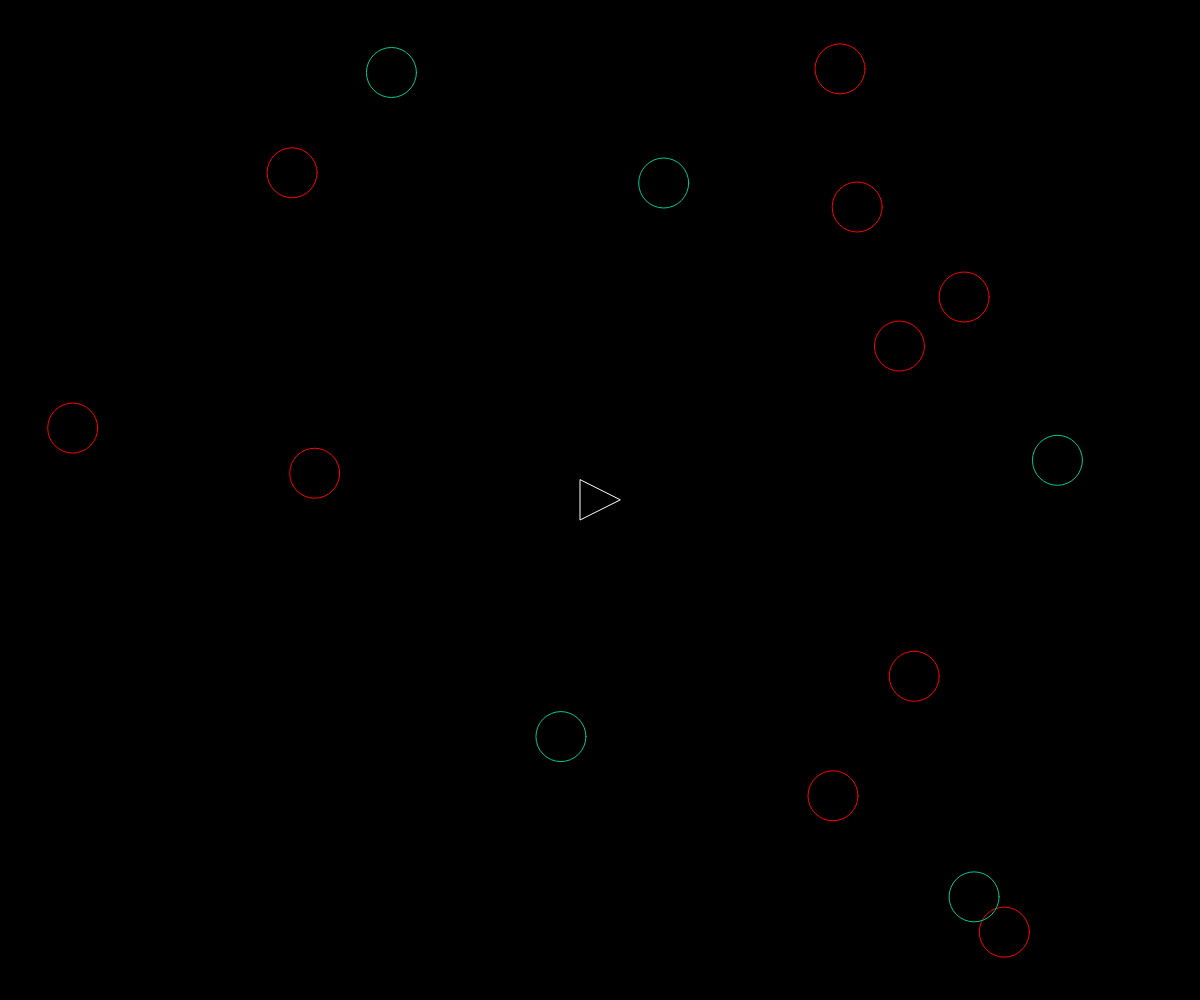
Frame 1 (no input)
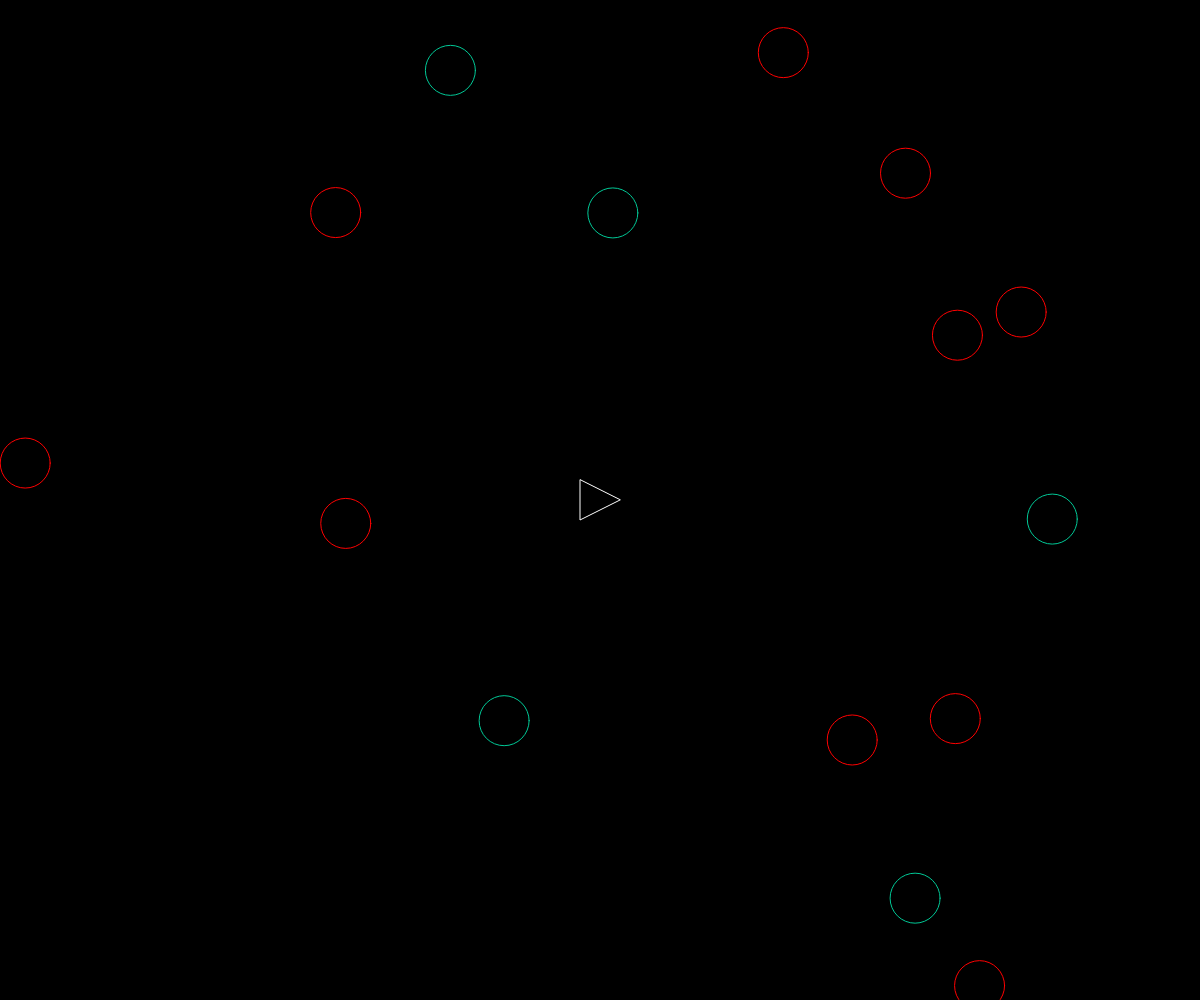
Frame 60 (no input)
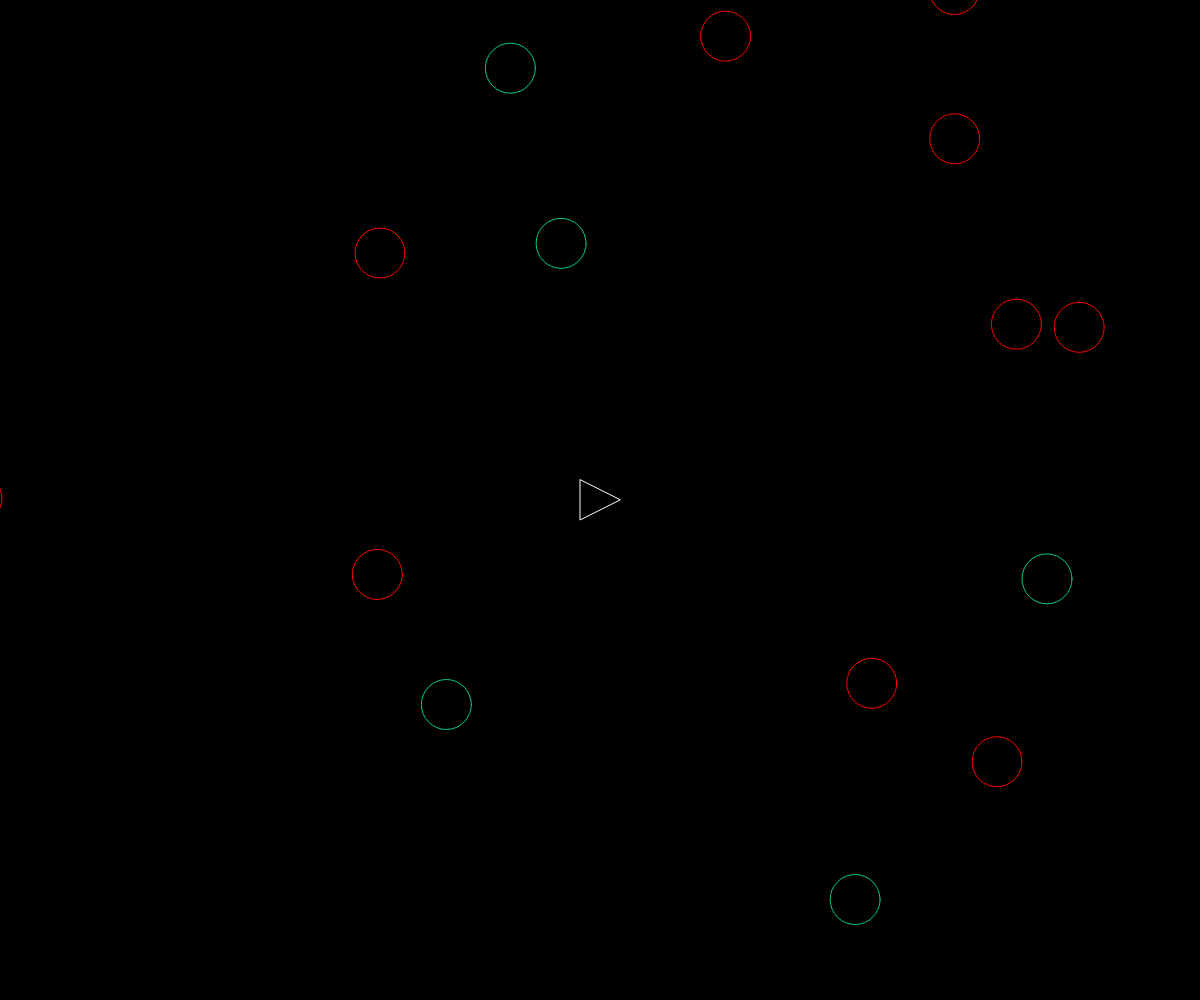
Frame 120 (the mouse pressed at the canvas centre since frame 60)

The p5.js sketch that drew these frames (run headless with seeded random() and noise() and a simulated clock; from frame 60 on, the mouse is pressed at the canvas centre):

// p5.js sketch
// ── sketch.js

var ship;
var zombie = [];
var lasers =[];
var victims =[];


function setup() {
  
  createCanvas(windowWidth,windowHeight);
  ship = new ship();
  
  for(var i=0; i<10;i++){
  zombie.push(new Zombie())
  }
   
  for(var i=0; i<5;i++){
    victims.push(new Victims())
    }
}
function draw() {
  background(0);
  
  for(var i=0; i<zombie.length;i++){
    zombie[i].render();
    zombie[i].update();
    zombie[i].edges();
  }
  for(var i=0; i<victims.length;i++){
    victims[i].render();
    victims[i].update();
    victims[i].edges();
  }

  for(var i=0; i<lasers.length;i++){
    lasers[i].render();
    lasers[i].update();
    if (lasers[i].offscreen()){
      lasers.splice(i,1);
    }else{
      for(var j=0; j<zombie.length;j++){
        if (lasers[i].hits(zombie[j])){
         
          zombie.splice(j,1);
          lasers.splice(i,1);
          ship.setscore();
          break;
      
        }
      }
    }
  }
  
  ship.render();
  ship.turn();
}   
function keyReleased(){
  ship.setRotation(0);
  
}
function keyPressed(){
  if(key == " "){
    lasers.push(new Laser(ship.pos, ship.heading ));
  } else if(keyCode ==RIGHT_ARROW){
    ship.setRotation(0.1);  
  } else if(keyCode ==LEFT_ARROW){
    ship.setRotation(-0.1);
  }
}


  


// ── laser.js
function Laser(spos,angle){
    this.pos = createVector(spos.x,spos.y);
    this.vel =p5.Vector.fromAngle(angle); 
    this.vel.mult(10);

    this.update = function(){
        this.pos.add(this.vel);
    }
    this.render = function(){
        push();
        stroke(180,62,175)
        strokeWeight(4);
        point(this.pos.x, this.pos.y);
        pop();
    }
    this.hits = function(zombie){
        var d = dist(this.pos.x, this.pos.y, zombie.pos.x, zombie.pos.y);
        if(d<zombie.r){
          return true;
            }else{
            return false;
            }
            
    }
    this.offscreen = function(){
        if(this.pos.x>width || this.pos.x<0){
            return true;
        }
        if(this.pos.y>height || this.pos.y<0){
            return true;
        }
        return false;
    }
}
// ── ship.js
function ship(){
    this.pos = createVector(width/2,height/2);
    this.r = 20;
    this.heading = 0
    this.rotation = 0
    this.score = 0
      this.render = function(){
        push();
        translate(this.pos.x, this.pos.y);
        rotate(this.heading + PI/2);
        fill(0);
        stroke(255);
        triangle (-this.r,this.r,this.r,this.r,0,-this.r);
        pop();
      }
    this.setRotation = function(a){
      this.rotation =a;
    }
    this.turn =function(){
      this.heading += this.rotation;
      }
    this.setscore = function(){
      ship.score = this.score + 100;
      console.log(this.score);
      
    }
}  
// ── victims.js
function Victims(){
    this.pos = createVector(random(width),random(height))
    this.vel =p5.Vector.random2D();
    this.r=25;
    this.update = function(){
        this.pos.add(this.vel);
    }
    this.render = function(){
        push();
        stroke(0,200,150);
        noFill();
        translate(this.pos.x,this.pos.y);
        ellipse(0,0,this.r * 2 );
        pop();
    }
    this.edges = function(){
        if(this.pos.x>width+this.r){
            this.pos.x=-this.r;
        } else if(this.pos.x<-this.r){
            this.pos.x = width + this.r;
        }
        if(this.pos.y>height+this.r){
            this.pos.y=-this.r;
        } else if(this.pos.y<-this.r){
            this.pos.y = height + this.r;
        }
    }
}
// ── zombie.js
function Zombie(){
    this.pos = createVector(random(width),random(height))
    this.vel =p5.Vector.random2D();
    this.r=25;
    this.update = function(){
        this.pos.add(this.vel);
    }
    this.render = function(){
        push();
        stroke(255,0,0);
        noFill();
        translate(this.pos.x,this.pos.y);
        ellipse(0,0,this.r * 2 );
        pop();
    }
    this.edges = function(){
        if(this.pos.x>width+this.r){
            this.pos.x=-this.r;
        } else if(this.pos.x<-this.r){
            this.pos.x = width + this.r;
        }
        if(this.pos.y>height+this.r){
            this.pos.y=-this.r;
        } else if(this.pos.y<-this.r){
            this.pos.y = height + this.r;
        }
    }
}
